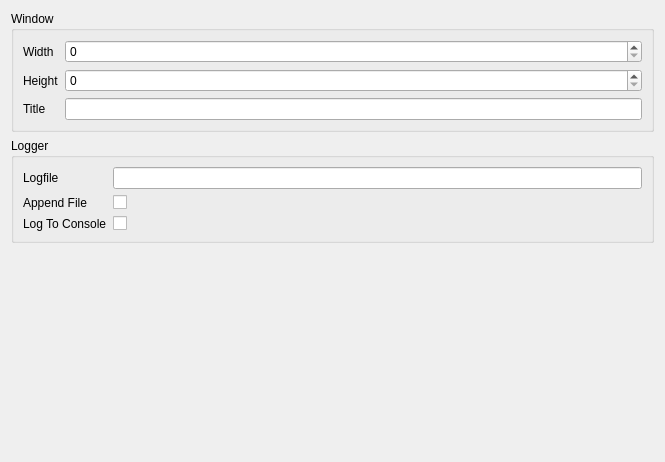
<?xml version="1.0" encoding="UTF-8"?>
<ui version="4.0">
 <class>ProjectSettings</class>
 <widget class="QWidget" name="ProjectSettings">
  <property name="geometry">
   <rect>
    <x>0</x>
    <y>0</y>
    <width>665</width>
    <height>462</height>
   </rect>
  </property>
  <property name="windowTitle">
   <string>Form</string>
  </property>
  <layout class="QVBoxLayout" name="verticalLayout_3">
   <item>
    <widget class="QGroupBox" name="groupBox">
     <property name="title">
      <string>Window</string>
     </property>
     <layout class="QVBoxLayout" name="verticalLayout">
      <item>
       <layout class="QFormLayout" name="formLayout">
        <item row="0" column="0">
         <widget class="QLabel" name="label_2">
          <property name="text">
           <string>Width</string>
          </property>
         </widget>
        </item>
        <item row="1" column="0">
         <widget class="QLabel" name="label_3">
          <property name="text">
           <string>Height</string>
          </property>
         </widget>
        </item>
        <item row="0" column="1">
         <widget class="QSpinBox" name="windowWidth">
          <property name="maximum">
           <number>16384</number>
          </property>
         </widget>
        </item>
        <item row="1" column="1">
         <widget class="QSpinBox" name="windowHeight">
          <property name="maximum">
           <number>16384</number>
          </property>
         </widget>
        </item>
        <item row="2" column="0">
         <widget class="QLabel" name="label_4">
          <property name="text">
           <string>Title</string>
          </property>
         </widget>
        </item>
        <item row="2" column="1">
         <widget class="QLineEdit" name="windowTitle"/>
        </item>
       </layout>
      </item>
     </layout>
    </widget>
   </item>
   <item>
    <widget class="QGroupBox" name="groupBox_2">
     <property name="title">
      <string>Logger</string>
     </property>
     <layout class="QVBoxLayout" name="verticalLayout_2">
      <item>
       <layout class="QFormLayout" name="formLayout_2">
        <item row="0" column="0">
         <widget class="QLabel" name="label_5">
          <property name="text">
           <string>Logfile</string>
          </property>
         </widget>
        </item>
        <item row="1" column="0">
         <widget class="QLabel" name="label_6">
          <property name="text">
           <string>Append File</string>
          </property>
         </widget>
        </item>
        <item row="2" column="0">
         <widget class="QLabel" name="label_7">
          <property name="text">
           <string>Log To Console</string>
          </property>
         </widget>
        </item>
        <item row="1" column="1">
         <widget class="QCheckBox" name="appendLogfile">
          <property name="text">
           <string/>
          </property>
         </widget>
        </item>
        <item row="2" column="1">
         <widget class="QCheckBox" name="logToConsole">
          <property name="text">
           <string/>
          </property>
         </widget>
        </item>
        <item row="0" column="1">
         <widget class="QLineEdit" name="logfile">
          <property name="readOnly">
           <bool>true</bool>
          </property>
         </widget>
        </item>
       </layout>
      </item>
     </layout>
    </widget>
   </item>
   <item>
    <spacer name="verticalSpacer">
     <property name="orientation">
      <enum>Qt::Orientation::Vertical</enum>
     </property>
     <property name="sizeHint" stdset="0">
      <size>
       <width>20</width>
       <height>40</height>
      </size>
     </property>
    </spacer>
   </item>
  </layout>
 </widget>
 <resources/>
 <connections/>
</ui>
